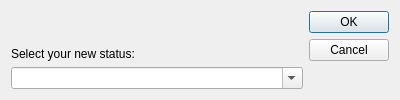
<?xml version="1.0" encoding="UTF-8"?>
<ui version="4.0">
 <class>ChangeStatusDialog</class>
 <widget class="QDialog" name="ChangeStatusDialog">
  <property name="geometry">
   <rect>
    <x>0</x>
    <y>0</y>
    <width>400</width>
    <height>100</height>
   </rect>
  </property>
  <property name="windowTitle">
   <string>Change Status</string>
  </property>
  <layout class="QHBoxLayout" name="horizontalLayout">
   <item>
    <layout class="QVBoxLayout" name="verticalLayout">
     <item>
      <widget class="QLabel" name="label">
       <property name="layoutDirection">
        <enum>Qt::LeftToRight</enum>
       </property>
       <property name="text">
        <string>Select your new status:</string>
       </property>
       <property name="alignment">
        <set>Qt::AlignBottom|Qt::AlignLeading|Qt::AlignLeft</set>
       </property>
      </widget>
     </item>
     <item>
      <widget class="QComboBox" name="comboBox">
       <property name="layoutDirection">
        <enum>Qt::LeftToRight</enum>
       </property>
       <property name="editable">
        <bool>true</bool>
       </property>
      </widget>
     </item>
    </layout>
   </item>
   <item>
    <widget class="QDialogButtonBox" name="buttonBox">
     <property name="orientation">
      <enum>Qt::Vertical</enum>
     </property>
     <property name="standardButtons">
      <set>QDialogButtonBox::Cancel|QDialogButtonBox::Ok</set>
     </property>
    </widget>
   </item>
  </layout>
 </widget>
 <resources/>
 <connections>
  <connection>
   <sender>buttonBox</sender>
   <signal>accepted()</signal>
   <receiver>ChangeStatusDialog</receiver>
   <slot>accept()</slot>
   <hints>
    <hint type="sourcelabel">
     <x>248</x>
     <y>254</y>
    </hint>
    <hint type="destinationlabel">
     <x>157</x>
     <y>274</y>
    </hint>
   </hints>
  </connection>
  <connection>
   <sender>buttonBox</sender>
   <signal>rejected()</signal>
   <receiver>ChangeStatusDialog</receiver>
   <slot>reject()</slot>
   <hints>
    <hint type="sourcelabel">
     <x>316</x>
     <y>260</y>
    </hint>
    <hint type="destinationlabel">
     <x>286</x>
     <y>274</y>
    </hint>
   </hints>
  </connection>
 </connections>
</ui>
